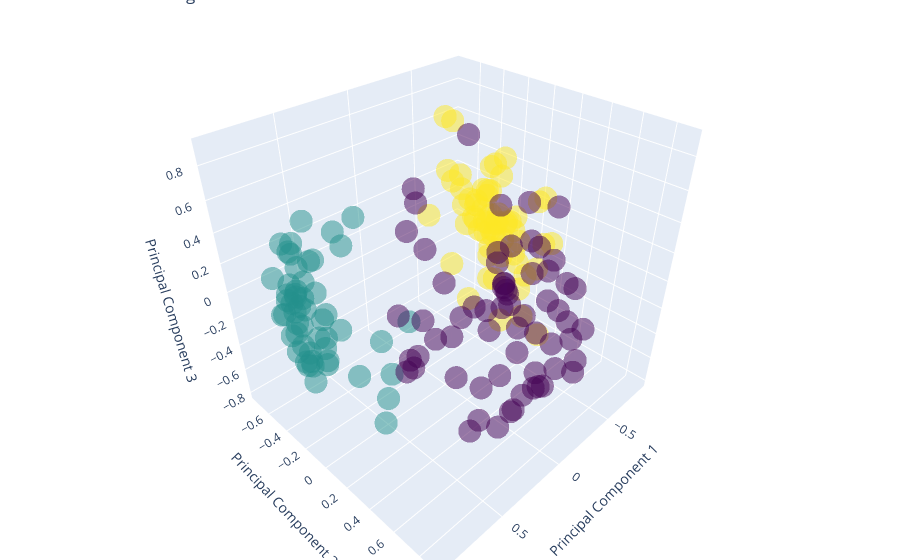

The notebook cell this image was saved under:
### Code cell
interactive_visualization(df_normalized, clusters)

### Figure 1 — Plotly figure (JSON) as saved in the notebook; plotly's stock layout.template omitted (floating-point values rounded to 4 significant figures; data arrays with more than 128 entries replaced by an {"elided": "..."} marker saying what was removed)
{"data": [{"marker": {"color": {"elided": "178 int values"}, "colorscale": [[0, "#440154"], [0.1111, "#482878"], [0.2222, "#3e4989"], [0.3333, "#31688e"], [0.4444, "#26828e"], [0.5556, "#1f9e89"], [0.6667, "#35b779"], [0.7778, "#6ece58"], [0.8889, "#b5de2b"], [1, "#fde725"]], "opacity": 0.5}, "mode": "markers", "text": "Cluster Labels", "type": "scatter3d", "x": {"elided": "178 float values"}, "y": {"elided": "178 float values"}, "z": {"elided": "178 float values"}}], "layout": {"margin": {"b": 0, "l": 0, "r": 0, "t": 0}, "scene": {"xaxis": {"title": {"text": "Principal Component 1"}}, "yaxis": {"title": {"text": "Principal Component 2"}}, "zaxis": {"title": {"text": "Principal Component 3"}}}, "title": {"text": "DBSCAN Clustering 3D Visualization"}}}
